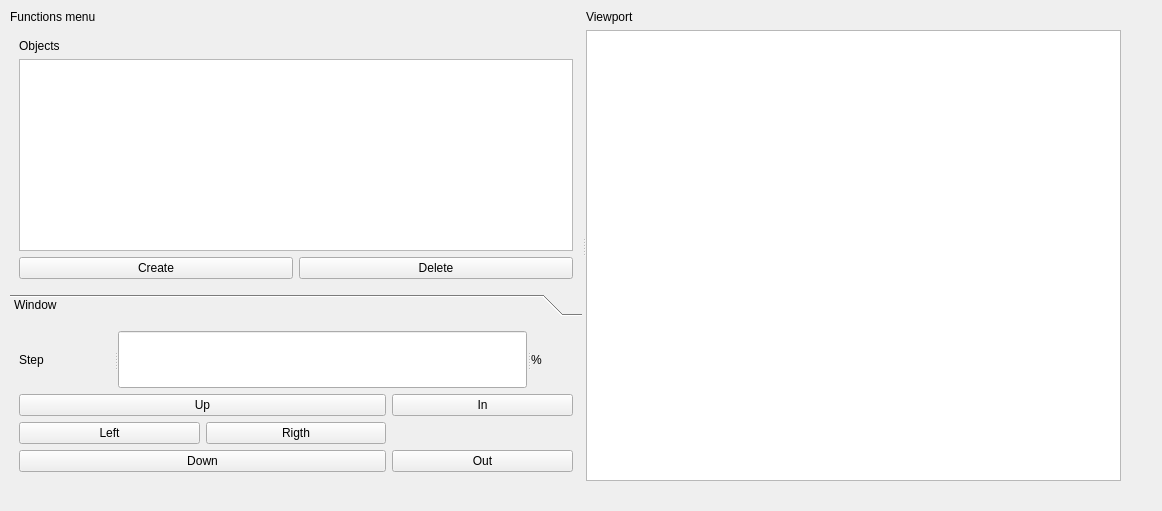
<?xml version="1.0" encoding="UTF-8"?>
<ui version="4.0">
 <class>Widget</class>
 <widget class="QWidget" name="Widget">
  <property name="geometry">
   <rect>
    <x>0</x>
    <y>0</y>
    <width>1162</width>
    <height>511</height>
   </rect>
  </property>
  <property name="windowTitle">
   <string>Widget</string>
  </property>
  <widget class="QSplitter" name="splitter_2">
   <property name="geometry">
    <rect>
     <x>10</x>
     <y>10</y>
     <width>1111</width>
     <height>471</height>
    </rect>
   </property>
   <property name="orientation">
    <enum>Qt::Horizontal</enum>
   </property>
   <widget class="QWidget" name="layoutWidget">
    <layout class="QVBoxLayout" name="verticalLayout_2">
     <item>
      <widget class="QLabel" name="label">
       <property name="text">
        <string>Functions menu</string>
       </property>
      </widget>
     </item>
     <item>
      <widget class="QFrame" name="frame">
       <layout class="QGridLayout" name="gridLayout_4">
        <item row="3" column="0">
         <layout class="QGridLayout" name="gridLayout_3">
          <item row="0" column="0">
           <widget class="QPushButton" name="pushButton_Create">
            <property name="text">
             <string>Create</string>
            </property>
           </widget>
          </item>
          <item row="0" column="1">
           <widget class="QPushButton" name="pushButton_8">
            <property name="text">
             <string>Delete</string>
            </property>
           </widget>
          </item>
         </layout>
        </item>
        <item row="0" column="0">
         <widget class="QLabel" name="label_2">
          <property name="text">
           <string>Objects</string>
          </property>
         </widget>
        </item>
        <item row="2" column="0">
         <widget class="QListWidget" name="listWidget"/>
        </item>
       </layout>
      </widget>
     </item>
     <item>
      <widget class="QToolBox" name="toolBox">
       <widget class="QWidget" name="Window">
        <property name="geometry">
         <rect>
          <x>0</x>
          <y>0</y>
          <width>570</width>
          <height>143</height>
         </rect>
        </property>
        <attribute name="label">
         <string>Window</string>
        </attribute>
        <layout class="QGridLayout" name="gridLayout">
         <item row="1" column="0" colspan="2">
          <widget class="QPushButton" name="pushButton">
           <property name="text">
            <string>Up</string>
           </property>
          </widget>
         </item>
         <item row="0" column="0" colspan="3">
          <widget class="QSplitter" name="splitter">
           <property name="orientation">
            <enum>Qt::Horizontal</enum>
           </property>
           <widget class="QLabel" name="label_4">
            <property name="text">
             <string>Step</string>
            </property>
           </widget>
           <widget class="QLineEdit" name="lineEdit"/>
           <widget class="QLabel" name="label_5">
            <property name="text">
             <string>%</string>
            </property>
           </widget>
          </widget>
         </item>
         <item row="1" column="2">
          <widget class="QPushButton" name="pushButton_5">
           <property name="text">
            <string>In</string>
           </property>
          </widget>
         </item>
         <item row="3" column="0">
          <widget class="QPushButton" name="pushButton_2">
           <property name="text">
            <string>Left</string>
           </property>
          </widget>
         </item>
         <item row="3" column="1">
          <widget class="QPushButton" name="pushButton_3">
           <property name="text">
            <string>Rigth</string>
           </property>
          </widget>
         </item>
         <item row="4" column="0" colspan="2">
          <widget class="QPushButton" name="pushButton_4">
           <property name="text">
            <string>Down</string>
           </property>
          </widget>
         </item>
         <item row="4" column="2">
          <widget class="QPushButton" name="pushButton_6">
           <property name="text">
            <string>Out</string>
           </property>
          </widget>
         </item>
        </layout>
       </widget>
      </widget>
     </item>
    </layout>
   </widget>
   <widget class="QWidget" name="layoutWidget">
    <layout class="QVBoxLayout" name="verticalLayout">
     <item>
      <widget class="QLabel" name="label_3">
       <property name="text">
        <string>Viewport</string>
       </property>
      </widget>
     </item>
     <item>
      <widget class="QGraphicsView" name="graphicsView"/>
     </item>
    </layout>
   </widget>
  </widget>
 </widget>
 <resources/>
 <connections/>
</ui>
